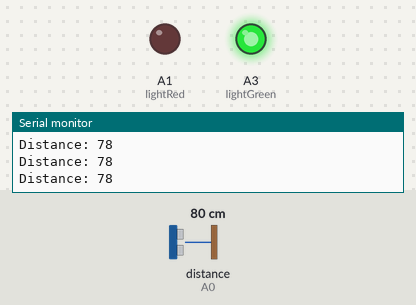
The sketch below on a simulated Arduino Uno, built with avr-gcc and run on an emulated ATmega328P. Shown: output pins drawn as LEDs (lit = HIGH), the last lines printed to the serial monitor. Wiring (inferred from the names in the program): ultrasonic range finder: trigger A5; echo A0. The inputs (shaded band) are chosen by the test bench; at power-on: distance to the obstacle (sensor on A0) 80 cm. The echo pulse lasts 58.3 µs per cm; pins used as bus, display or sensor lines are not drawn.

Above: at 1.2 s.
1.3 s: distance to the obstacle (sensor on A0) set to 8 cm
2.8 s: distance to the obstacle (sensor on A0) set to 5 cm
At 4.0 s:
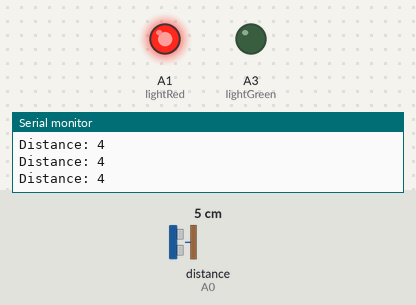
4.3 s: distance to the obstacle (sensor on A0) set to 9 cm
At 5.5 s:
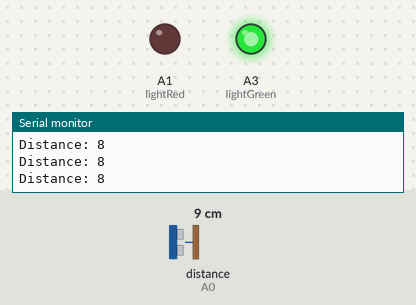
5.8 s: distance to the obstacle (sensor on A0) set to 2 cm
At 6.3 s:
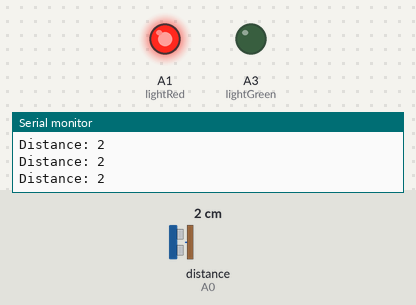
Timing chart, 0 to 8.3 s (numbered marks = the images above; inputs shaded):
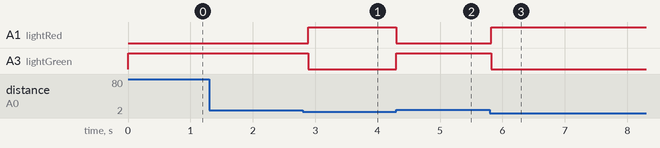

Measured:
- the behaviour switches between 7 and 6 cm on distance to the obstacle (sensor on A0) (found by bisection; images 0 and 1)
- after the input at 2.8 s, A1 (lightRed): LOW → HIGH after 0.09 s; A3 (lightGreen): HIGH → LOW after 0.09 s
- after the input at 4.3 s, A1 (lightRed): HIGH → LOW at once; A3 (lightGreen): LOW → HIGH at once
- after the input at 5.8 s, A1 (lightRed): LOW → HIGH at once; A3 (lightGreen): HIGH → LOW at once

The sketch:

ultrasonic_sensor.ino
```cpp
// defines pins numbers
const int trigPin = A5;
const int echoPin = A0;
const int lightRed= A1;
const int lightGreen= A3;
// defines variables
long duration;
int distance;

void setup() {
pinMode(lightRed,OUTPUT);
pinMode(lightGreen,OUTPUT);
pinMode(trigPin, OUTPUT); // Sets the trigPin as an Output
pinMode(echoPin, INPUT); // Sets the echoPin as an Input
Serial.begin(9600); // Starts the serial communication
}

void loop() {
// Clears the trigPin
digitalWrite(trigPin, LOW);
delayMicroseconds(2);

// Sets the trigPin on HIGH state for 10 micro seconds
digitalWrite(trigPin, HIGH);
delayMicroseconds(10);
digitalWrite(trigPin, LOW);

// Reads the echoPin, returns the sound wave travel time in microseconds
duration = pulseIn(echoPin, HIGH);

// Calculating the distance
distance= duration*0.034/2;
if(distance <= 5){
  digitalWrite(lightRed, HIGH);
  digitalWrite(lightGreen, LOW);
  delay(100);
}
if(distance > 5 ){
   digitalWrite(lightRed, LOW);
   digitalWrite(lightGreen, HIGH);
   delay(100);
}
// Prints the distance on the Serial Monitor
Serial.print("Distance: ");
Serial.println(distance);
}
```
